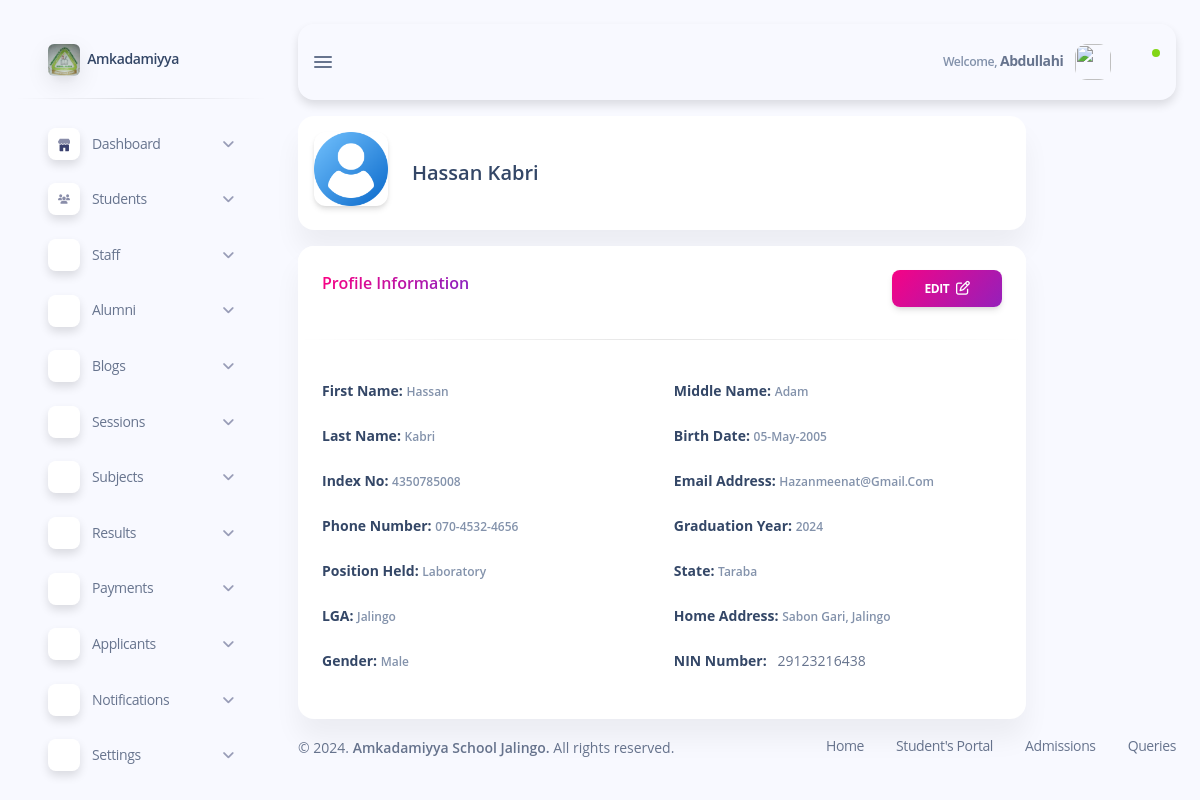
Screenshot of /subdomains/admin/admin-view-alumni.php?alumni_id=101 (signed in) with the database file from the repository.
### tables this page shows
CREATE TABLE `alumni` (
  `alumni_id` int(11) NOT NULL,
  `first_name` varchar(50) NOT NULL,
  `second_name` varchar(50) DEFAULT NULL,
  `last_name` varchar(50) NOT NULL,
  `phone_number` varchar(20) DEFAULT NULL,
  `email` varchar(100) NOT NULL,
  `address` varchar(50) NOT NULL DEFAULT 'UNKNOWN',
  `birth_date` date NOT NULL,
  `gender` varchar(10) DEFAULT NULL,
  `state` varchar(100) DEFAULT NULL,
  `lga` varchar(100) NOT NULL DEFAULT 'Jalingo',
  `index_no` varchar(10) NOT NULL DEFAULT 'NIA',
  `graduation_year` int(11) NOT NULL,
  `position_held` varchar(100) NOT NULL DEFAULT 'NIL',
  `photo` varchar(50) NOT NULL DEFAULT 'uploads/default.png',
  `nin_number` varchar(20) NOT NULL DEFAULT 'UNAVAILABLE'
);

### subdomains/admin/admin-view-alumni.php (the view, shortened to what this page needs)
<?php
require_once "../../config/database.php";
if (isset($_GET['alumni_id'])) {
    $alumni_id = $_GET['alumni_id'];
    $sql = "SELECT * FROM `alumni` WHERE `alumni_id` = ?";
    $stmt = $conn->prepare($sql);
    $stmt->bind_param("i", $alumni_id);
    $stmt->execute();
    $alumni = $stmt->get_result()->fetch_assoc();
} else {
    header('Location: admin-alumni-list.php');
    exit();
}
?>
<!DOCTYPE html>
<html lang="en">
<head>
    <?php include "inc/admin-header.php"; ?>
</head>
<body class="g-sidenav-show bg-info-soft">
    <?php
        include "inc/admin-sidebar.php";
    ?>
    <main class="main-content position-relative max-height-vh-100 h-100 border-radius-lg">
        <?php require "inc/admin-navbar.php"; ?>
        <div class="container-fluid pt-3">
            <div class="row">
                <div class="col-lg-10 mb-3 mb-lg-0">
                    <div class="card card-body" id="profile">
                        <div class="row align-items-center">
                            <div class="col-sm-auto col-4">
                                <div class="avatar avatar-xl position-relative">
                                    <img src="<?php echo $alumni['photo']; ?>" alt="user" class="w-100 border-radius-lg shadow-sm" />
                                </div>
                            </div>
                            <div class="col-8 my-auto">
                                <div class="h-100">
                                    <h5 class="mb-0">
                                        <span class="font-weight-bold text-capitalize">
                                            <?php echo ucfirst($alumni['first_name']) . ' ' . ucfirst($alumni['last_name']); ?>
                                        </span>
                                    </h5>
                                </div>
                            </div>
                        </div>
                    </div>
                    <div class="card mt-3">
                        <div class="card-header pb-0">
                            <div class="d-flex justify-content-between">
                                <h6 class="text-gradient text-primary">Profile Information</h6>
                                <a href="admin-edit-alumni.php?alumni_id=<?php echo $alumni['alumni_id']; ?>" class="btn bg-gradient-primary btn-sm">Edit <i class="fa fa-edit text-sm ms-1"></i></a>
                            </div>
                        </div>
                        <hr class="horizontal dark">
                        <div class="card-body">
                            <div class="row">
                                <div class="col-xxl-4 col-6 text-sm mb-4">
                                    <strong class="text-dark">First Name:</strong>
                                    <span class="text-secondary text-xs font-weight-bold text-capitalize">
                                        <?php echo ucfirst($alumni['first_name']); ?>
                                    </span>
                                </div>
                                <div class="col-xxl-4 col-6 text-sm mb-4">
                                    <strong class="text-dark">Middle Name:</strong>
                                    <span class="text-secondary text-xs font-weight-bold text-capitalize">
                                        <?php echo ucfirst($alumni['second_name']); ?>
                                    </span>
                                </div>
                                <div class="col-xxl-4 col-6 text-sm mb-4">
                                    <strong class="text-dark">Last Name:</strong>
                                    <span class="text-secondary text-xs font-weight-bold text-capitalize">
                                        <?php echo ucfirst($alumni['last_name']); ?>
                                    </span>
                                </div>
                                <div class="col-xxl-4 col-6 text-sm mb-4">
                                    <strong class="text-dark">Birth Date:</strong>
                                    <span class="text-secondary text-xs font-weight-bold text-capitalize">
                                        <?php
                                        $date_of_birth = date('d-M-Y', strtotime($alumni['birth_date']));
                                        echo $date_of_birth;
                                        ?>
</span>
                                </div>
                                <div class="col-xxl-4 col-6 text-sm mb-4">
                                    <strong class="text-dark">Index No:</strong>
                                    <span class="text-secondary text-xs font-weight-bold text-capitalize">
                                        <?php echo ucfirst($alumni['index_no']); ?>
                                    </span>
                                </div>
                                <div class="col-xxl-4 col-6 text-sm mb-4">
                                    <strong class="text-dark">Email Address:</strong>
                                    <span class="text-secondary text-xs font-weight-bold text-capitalize">
                                        <?php echo ucfirst($alumni['email']); ?>
                                    </span>
                                </div>
                                <div class="col-xxl-4 col-6 text-sm mb-4">
                                    <strong class="text-dark">Phone Number:</strong>
                                    <span class="text-secondary text-xs font-weight-bold text-capitalize">
                                        <?php echo substr($alumni['phone_number'], 0, 3) . '-' . substr($alumni['phone_number'], 3, 4) . '-' . substr($alumni['phone_number'], 7); ?>
                                    </span>
                                </div>
                                <div class="col-xxl-4 col-6 text-sm mb-4">
                                    <strong class="text-dark">Graduation Year:</strong>
                                    <span class="text-secondary text-xs font-weight-bold text-capitalize">
                                        <?php echo $alumni['graduation_year']; ?>
                                    </span>
                                </div>
                                <div class="col-xxl-4 col-6 text-sm mb-4">
                                    <strong class="text-dark">Position Held:</strong>
                                    <span class="text-secondary text-xs font-weight-bold text-capitalize">
                                        <?php echo $alumni['position_held']; ?>
                                    </span>
                                </div>
                                <div class="col-xxl-4 col-6 text-sm mb-4">
                                    <strong class="text-dark">State:</strong>
                                    <span class="text-secondary text-xs font-weight-bold text-capitalize">
                                        <?php echo $alumni['state']; ?>
                                    </span>
                                </div>
                                <div class="col-xxl-4 col-6 text-sm mb-4">
                                    <strong class="text-dark">LGA:</strong>
                                    <span class="text-secondary text-xs font-weight-bold text-capitalize">
                                        <?php echo $alumni['lga']; ?>
                                    </span>
                                </div>
                                <div class="col-xxl-4 col-6 text-sm mb-4">
                                    <strong class="text-dark">Home Address:</strong>
                                    <span class="text-secondary text-xs font-weight-bold text-capitalize">
                                        <?php echo $alumni['address']; ?>
                                    </span>
                                </div>
                                <div class="col-xxl-4 col-6 text-sm mb-4">
                                    <strong class="text-dark">Gender:</strong>
                                    <span class="text-secondary text-xs font-weight-bold text-capitalize">
                                        <?php echo ucfirst($alumni['gender']); ?>
                                    </span>
                                </div>
                                <div class="col-xxl-4 col-6 text-sm mb-4">
                                    <strong class="text-dark">NIN Number: </strong>&nbsp;
                                    <?php echo ucfirst($alumni['nin_number']); ?>
                                </div>
                            </div>
                        </div>
                    </div>
                </div>
            </div>
        </div>
        <?php include "inc/admin-footer.php"; ?>
    </main>
</body>
</html>

### css/style.css (style rules this page uses)
html { font-size: 1rem; }
@media (min-width: 576px) { html { font-size: 0.9rem; } }
@media (min-width: 768px) { html { font-size: 0.95rem; } }
@media (min-width: 992px) { html { font-size: 1rem; } }

### rows the page displays
alumni: photo (placeholder picture), first_name "Hassan", last_name "Kabri", second_name "Adam", birth_date "05-May-2005", index_no "4350785008", email "Hazanmeenat@gmail.com", phone_number "070", phone_number "4532", phone_number "4656", graduation_year "2024", position_held "Laboratory", state "Taraba", lga "Jalingo", address "Sabon Gari, Jalingo", gender "Male", nin_number "29123216438"

### other values shown
$_SESSION['staff']['first_name'] "Abdullahi"
